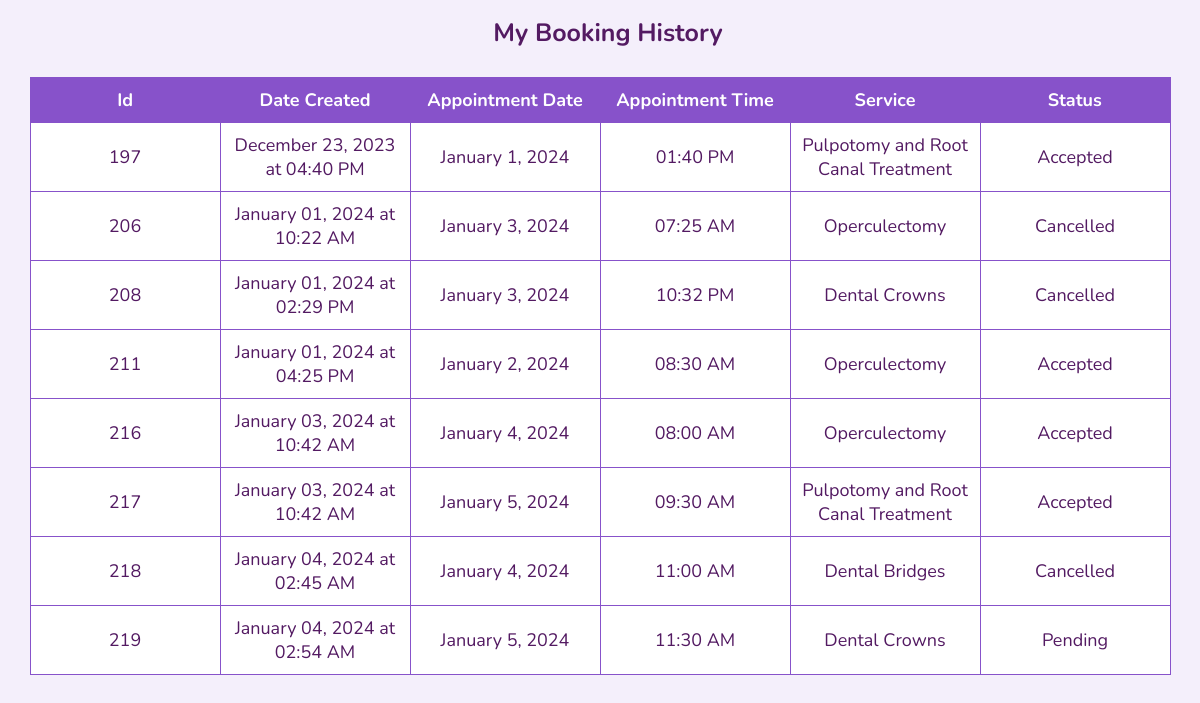
The app's page /book-history.php (signed in) with its own data.
### tables this page shows
CREATE TABLE `appointments` (
  `id` int(10) NOT NULL,
  `date_created` timestamp(6) NOT NULL DEFAULT current_timestamp(6),
  `time` time(6) NOT NULL,
  `date` date NOT NULL,
  `first_name` varchar(30) NOT NULL,
  `last_name` varchar(30) NOT NULL,
  `active_gmail` varchar(50) NOT NULL,
  `contact_number` varchar(15) NOT NULL,
  `service` varchar(50) NOT NULL,
  `screenshot` varchar(60) NOT NULL,
  `status` varchar(20) NOT NULL
);

### book-history.php (the view, shortened to what this page needs)
<?php
    include('connection.php');
?>
<!DOCTYPE html>
<html lang="en">
<head>
    <?php include('globalHead.php'); ?>
    <link rel="stylesheet" href="style/book-history.css">
</head>
<body>
    <h3>My Booking History</h3>
    <div class="table-container">
        <table class="table">
            <thead class="thead">
                <tr>
                    <th>Id</th>
                    <th scope="col">Date Created</th>
                    <th scope="col">Appointment Date</th>
                    <th scope="col">Appointment Time</th>
                    <th scope="col">Service</th>
                    <th scope="col">Status</th>
                </tr>
            </thead>
            <tbody>
                <?php
                    $active_gmail =  $_SESSION['active_gmail'];
                    $sql = "SELECT * FROM appointments WHERE active_gmail = '$active_gmail' ";
                    $result = $conn->query($sql);
                    if ($result->num_rows > 0) {
                        while ($row = $result->fetch_assoc()) {
                            echo "<tr>";
                                echo "<td>" . $row["id"] . "</td>";
                                echo "<td>" . date("F d, Y \a\\t h:i A", strtotime($row["date_created"])) . "</td>";                                echo "<td>" . date('F j, Y', strtotime($row['date'])) . "</td>";
                                echo "<td>" . date('h:i A', strtotime($row['time'])) . "</td>";
                                echo "<td>" . $row["service"] . "</td>";
                                echo "<td>" . $row["status"] . "</td>";
                            echo "</tr>";
                        }
                    } else {
                        echo "No records found";
                    }
                ?>
            </tbody>
        </table>
    </div>
</body>
</html>

### style/book-history.css (style rules this page uses)
body { background: var(--v-light-purple); color: var(--v-dark-purple); }
h3 { font-size: 25px; margin-top: 1rem; margin-left: 1rem;; text-align: center; }
.table-container .table { border: 1px solid var(--dark-purple); border-collapse: collapse; border-radius: 30px; }
.table-container { margin-top: 1.7rem; display: flex; justify-content: center; }
thead tr th { width: 190px; text-align: center; font-size: var(--small-font); }
tbody tr td { text-align: center; }
.table-container .table td { border: 1px solid var(--dark-purple); padding: 10px; text-align: center; font-size: var(--small-font); background: white; }
.table-container .table th { color: white; background: var(--dark-purple); padding: 10px; text-align: center; font-size: var(--small-font); }

### style/globalStyle.css (style rules this page uses)
* { padding: 0; margin: 0; box-sizing: border-box; font-family: 'Nunito', sans-serif; text-decoration: none; list-style: none; scroll-behavior: smooth; }
:root { --white: #ffff; --v-light-purple: #F4EFFB; --light-purple: #D4BEEF; --v-dark-purple: #531A62; --dark-purple: #8752CA; --small-font: 18px; --big-font: 65px; --medium-large-font: 26px; --medium-font: 20px; --medium-large-font: 40px; --h2-font: 3rem; --pink: rgb(252, 104, 207); --dark-pink: #C553CF; --box-shadow: 0px 4px 4px 0px rgba(0, 0, 0, 0.25); }

### records on screen
appointments: id "197", date_created "December 23, 2023 at 04:40 PM", date "January 1, 2024", time "01:40 PM", service "Pulpotomy and Root Canal Treatment", status "Accepted"
appointments: id "206", date_created "January 01, 2024 at 10:22 AM", date "January 3, 2024", time "07:25 AM", service "Operculectomy", status "Cancelled"
appointments: id "208", date_created "January 01, 2024 at 02:29 PM", date "January 3, 2024", time "10:32 PM", service "Dental Crowns", status "Cancelled"
appointments: id "211", date_created "January 01, 2024 at 04:25 PM", date "January 2, 2024", time "08:30 AM", service "Operculectomy", status "Accepted"
appointments: id "216", date_created "January 03, 2024 at 10:42 AM", date "January 4, 2024", time "08:00 AM", service "Operculectomy", status "Accepted"
appointments: id "217", date_created "January 03, 2024 at 10:42 AM", date "January 5, 2024", time "09:30 AM", service "Pulpotomy and Root Canal Treatment", status "Accepted"
appointments: id "218", date_created "January 04, 2024 at 02:45 AM", date "January 4, 2024", time "11:00 AM", service "Dental Bridges", status "Cancelled"
appointments: id "219", date_created "January 04, 2024 at 02:54 AM", date "January 5, 2024", time "11:30 AM", service "Dental Crowns", status "Pending"
